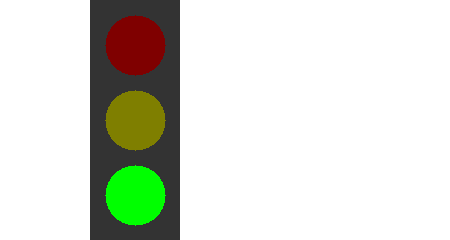
#> input picture Apoorva-CV-lecture-quizzes-python/simple_tl.png, 450 x 240 px
$ jupyter execute --allow-errors 'PS2 Scratch Pad.ipynb'   (shell and % lines are left out)
#> lines starting #> are read from the running program, lines starting #| are printed output that depends on the picture; after the words box and inside, x2 and y2 are one past the last pixel; in counts of white or black regions, pixels touching at a corner belong together
[cell 1]
import matplotlib.pyplot as plt
import cv2
import numpy as np

[cell 2]
img = cv2.imread('simple_tl.png')
#> img is the input picture: shape (240, 450, 3); mean B, G, R 210.2, 220.2, 216.8
plt.imshow(cv2.cvtColor(img, cv2.COLOR_BGR2RGB))
plt.show()

# [4 lines of commented-out code are left out]

[cell 3]
b_img, g_img, r_img = cv2.split(img)
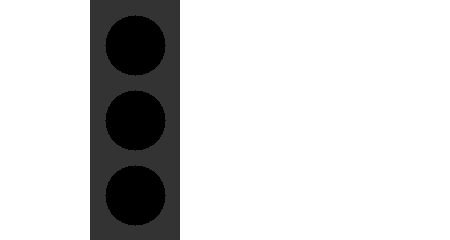
#> b_img: shape (240, 450); min 0, max 255, mean 210.2
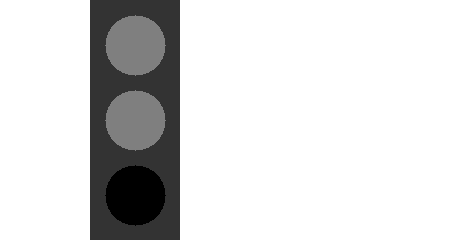
#> r_img: shape (240, 450); min 0, max 255, mean 216.8

plt.imshow(b_img, 'gray')
# plt.imshow(b_img)
plt.show()

plt.imshow(g_img, 'gray')
# plt.imshow(g_img)
plt.show()

plt.imshow(r_img, 'gray')
# plt.imshow(r_img)
plt.show()

[cell 4]
# [6 lines of commented-out code are left out]
g_img_blur = cv2.medianBlur(g_img,5)
circles = cv2.HoughCircles(g_img_blur, cv2.HOUGH_GRADIENT, 1, 1, param1=50, param2=1, minRadius=0,maxRadius=30)
#> circles = 1896 rows, first 8: [133.5, 44.5, 29.4], [133.5, 119.5, 29.4], [133.5, 194.5, 29.4], [134.5, 43.5, 29.4], [134.5, 118.5, 29.4], [134.5, 193.5, 29.4], [134.5, 46.5, 29.4], [134.5, 121.5, 29.4]
print(circles)
#> (printed output is left out)
print(circles.shape)
#| (1, 1896, 3)

[cell 5]
g_img_blur = cv2.medianBlur(g_img,5)
circles = cv2.HoughCircles(g_img_blur, cv2.HOUGH_GRADIENT, 1, 30, param1=50, param2=8, minRadius=0,maxRadius=30)
#> circles = [[133.5, 44.5, 29.4], [133.5, 119.5, 29.4], [133.5, 194.5, 29.4]]
print(circles)
#| [[[133.5  44.5  29.4]
#|   [133.5 119.5  29.4]
#|   [133.5 194.5  29.4]]]
print(circles.shape)
#| (1, 3, 3)

[cell 6]
img_gray = cv2.cvtColor(img, cv2.COLOR_BGR2GRAY)
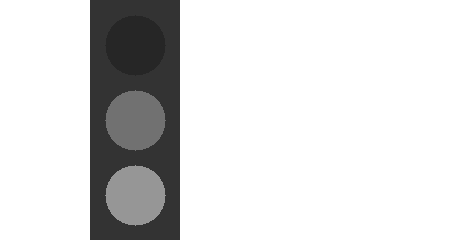
#> img_gray: shape (240, 450); min 38, max 255, mean 218.1
img_gray.shape
radius = 30
circles = cv2.HoughCircles(img_gray, cv2.HOUGH_GRADIENT, 1, 2*radius, param1=50, param2=8,
#                            minRadius=0,
                           maxRadius=35)
#> circles = [[135.5, 45.5, 30.8], [135.5, 120.5, 30.8], [135.5, 195.5, 30.8]]
print(circles)
#| [[[135.5  45.5  30.8]
#|   [135.5 120.5  30.8]
#|   [135.5 195.5  30.8]]]
print(circles.shape)
#| (1, 3, 3)

# HSV Detections

[cell 7]
# img = cv2.imread('simple_tl.png')
img = cv2.imread('scene_tl_1.png')
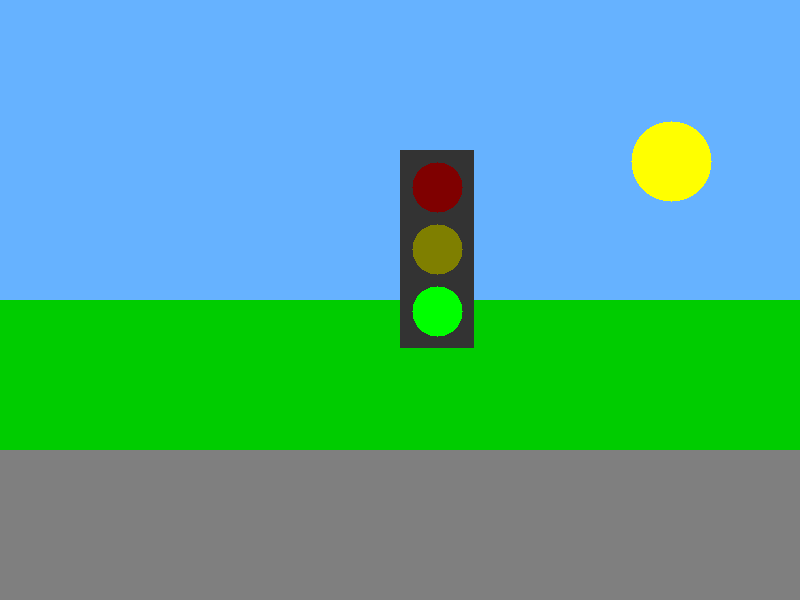
#> input picture Apoorva-CV-lecture-quizzes-python/scene_tl_1.png, 800 x 600 px
#> img is the input picture: shape (600, 800, 3); mean B, G, R 151.6, 169.4, 84
plt.imshow(img)
plt.show()
print(img.shape)
#| (600, 800, 3)
# [6 lines of commented-out code are left out]
img_hsv = cv2.cvtColor(img, cv2.COLOR_BGR2HSV)
#> img_hsv: shape (600, 800, 3); mean H, S, V 64.2, 139, 205.9
plt.imshow(img_hsv)
plt.show()

# [9 lines of commented-out code are left out]

[cell 8]
# img = cv2.imread('simple_tl.png')
img = cv2.imread('scene_tl_1.png')
img_gray = cv2.cvtColor(img, cv2.COLOR_BGR2GRAY)
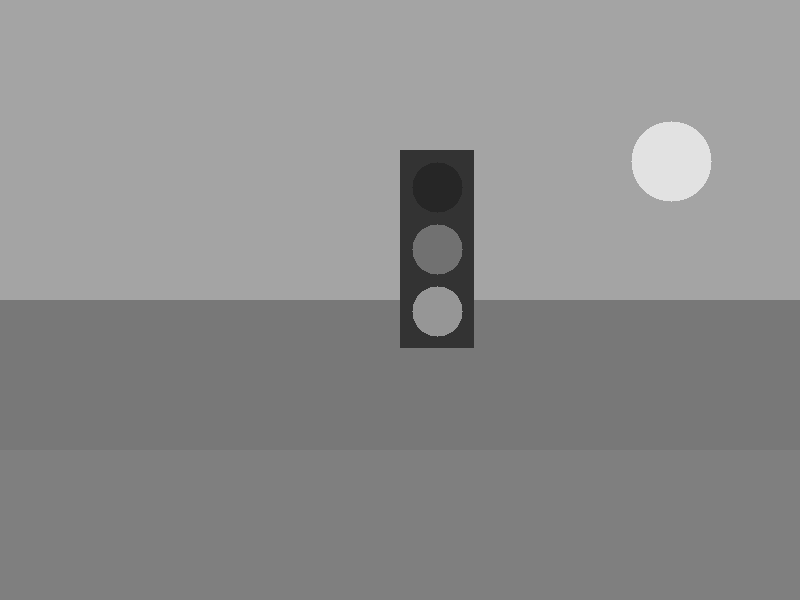
#> img_gray: shape (600, 800); min 38, max 226, mean 141.9
radius = 22
circles = cv2.HoughCircles(img_gray, cv2.HOUGH_GRADIENT, 1, 2*radius, param1=50, param2=8,
                           minRadius=radius, maxRadius=radius)
#> circles = [[434.5, 187.5, 23.4], [434.5, 249.5, 23.4], [434.5, 311.5, 23.4]]
print(circles)
#| [[[434.5 187.5  23.4]
#|   [434.5 249.5  23.4]
#|   [434.5 311.5  23.4]]]
print(circles.shape)
#| (1, 3, 3)

[cell 9]
circles = np.uint16(np.around(circles))
#> circles = [[434, 188, 23], [434, 250, 23], [434, 312, 23]]
# print("cirlces", circles)
# print(circles[0][0])
for i in circles[0,:]:
    # draw the outer circle
    cv2.circle(img,(i[0],i[1]),i[2],(0,255,0),2)
    # draw the center of the circle
    cv2.circle(img,(i[0],i[1]),2,(0,0,255),3)
    print("i: ", i)
#     print("shape", img.shape)
    print(img[i[1], i[0]])
    print(img_hsv[i[1], i[0]])
    print()
#> this loop made 3 passes
#| i:  [434 188  23]
#| [  0   0 255]
#| [  0 255 127]
#| i:  [434 250  23]
#| [  0   0 255]
#| [ 30 255 127]
#| i:  [434 312  23]
#| [  0   0 255]
#| [ 60 255 255]
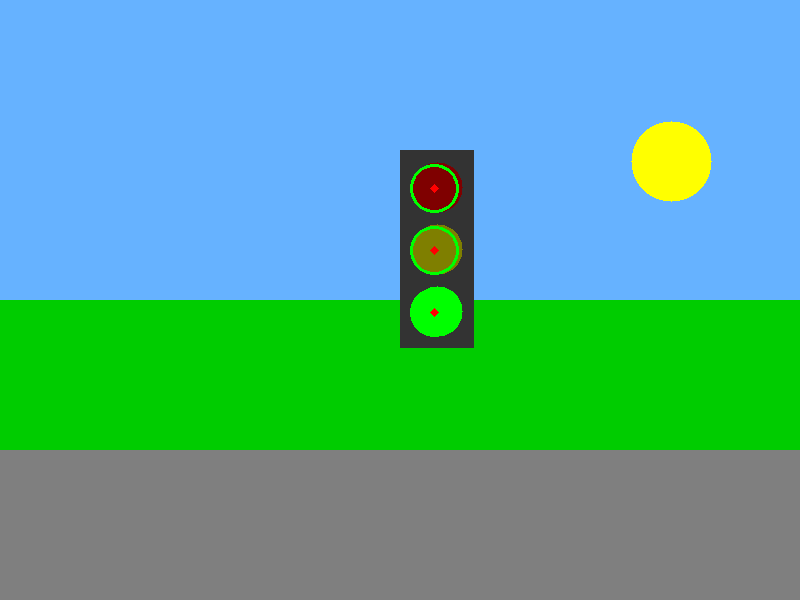
#> img: shape (600, 800, 3); 0.23% of pixels changed, all inside (x1, y1, x2, y2) = (410, 164, 459, 337)
plt.imshow(cv2.cvtColor(img, cv2.COLOR_BGR2RGB))

# [4 lines of commented-out code are left out]

[cell 10]
img = cv2.imread('simple_tl.png')
img_col = cv2.cvtColor(img, cv2.COLOR_BGR2RGB)
print(img_col.shape)
#| (240, 450, 3)
plt.imshow(img_col)
plt.show()

img_gray = cv2.cvtColor(img, cv2.COLOR_BGR2GRAY)
print(img_col.shape)
#| (240, 450, 3)
plt.imshow(img_gray, 'hsv')
plt.show()

[cell 11]
img = cv2.imread('scene_tl_1.png')
print(img.dtype)
#| uint8
fig, ax = plt.subplots()
img = cv2.GaussianBlur(img, (7,7), 0)

img_col = cv2.cvtColor(img, cv2.COLOR_BGR2RGB)
ax.imshow(img_col)
ax.axis('off')

plt.show()

img_gray = cv2.cvtColor(img, cv2.COLOR_BGR2HSV)
#> img_gray: shape (600, 800, 3); mean H, S, V 64.9, 139.4, 205.6
print(img.dtype)
#| uint8
b, g, r = cv2.split(img)
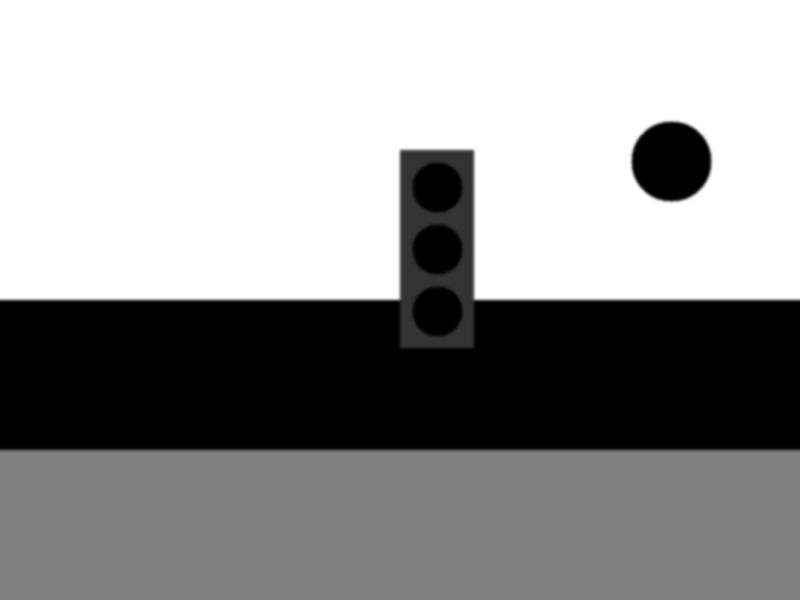
#> b: shape (600, 800); min 0, max 255, mean 151.6
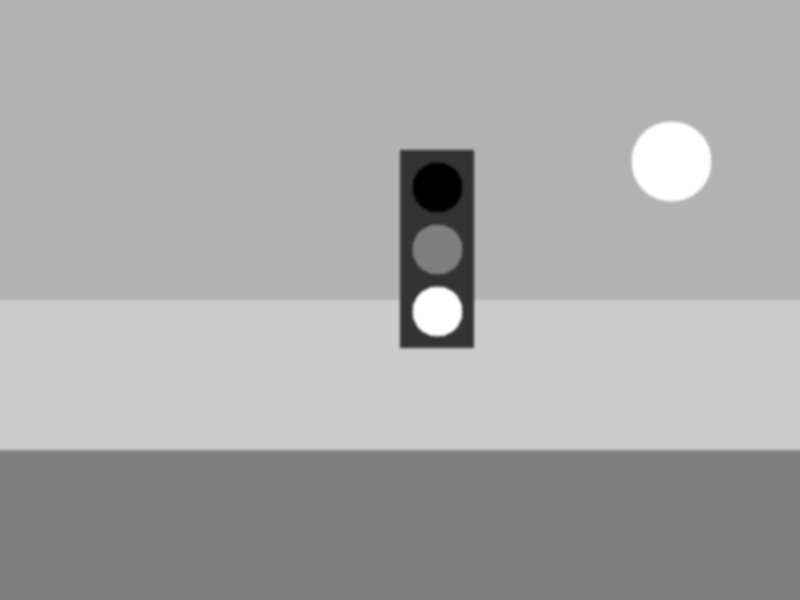
#> g: shape (600, 800); min 0, max 255, mean 169.4
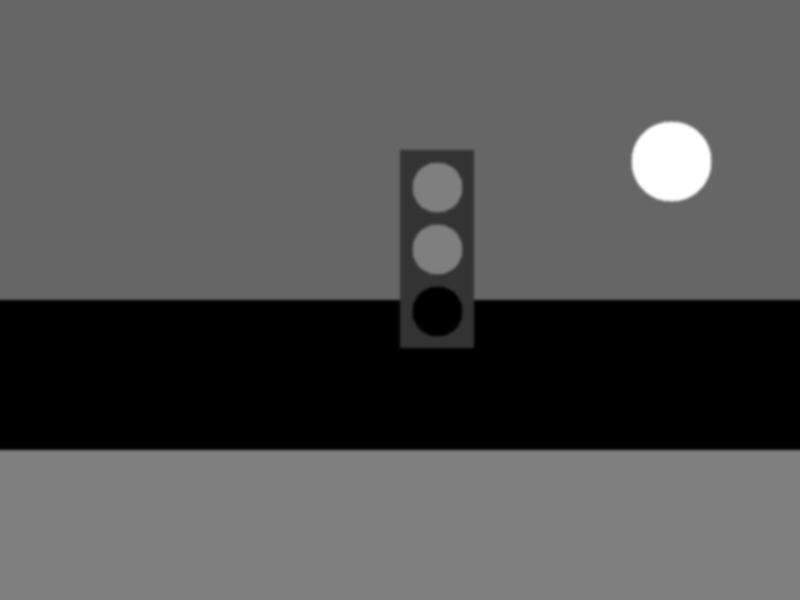
#> r: shape (600, 800); min 0, max 255, mean 84
plt.imshow(img_gray)
plt.axis('off')
plt.show()

[cell 12]
img_gray = cv2.cvtColor(img, cv2.COLOR_BGR2GRAY)
#> img_gray: shape (600, 800)
print(img_gray.shape)
#| (600, 800)
radius = 30
circles = cv2.HoughCircles(g, cv2.HOUGH_GRADIENT, 1, 2*radius, param1=50, param2=8, maxRadius=radius)
#> circles = [[437.5, 187.5, 24.6], [437.5, 249.5, 24.6], [437.5, 311.5, 24.6], [664.5, 170.5, 29.3]]
print(circles.shape)
#| (1, 4, 3)
circles = np.uint16(np.around(circles))
#> circles = [[438, 188, 25], [438, 250, 25], [438, 312, 25], [664, 170, 29]]
print(circles)
#| [[[438 188  25]
#|   [438 250  25]
#|   [438 312  25]
#|   [664 170  29]]]

[cell 13]
for i in circles[0,:]:
    # draw the outer circle
    cv2.circle(img,(i[0],i[1]),i[2],(0,255,0),2)
    # draw the center of the circle
    cv2.circle(img,(i[0],i[1]),2,(0,0,255),3)
#> this loop made 4 passes
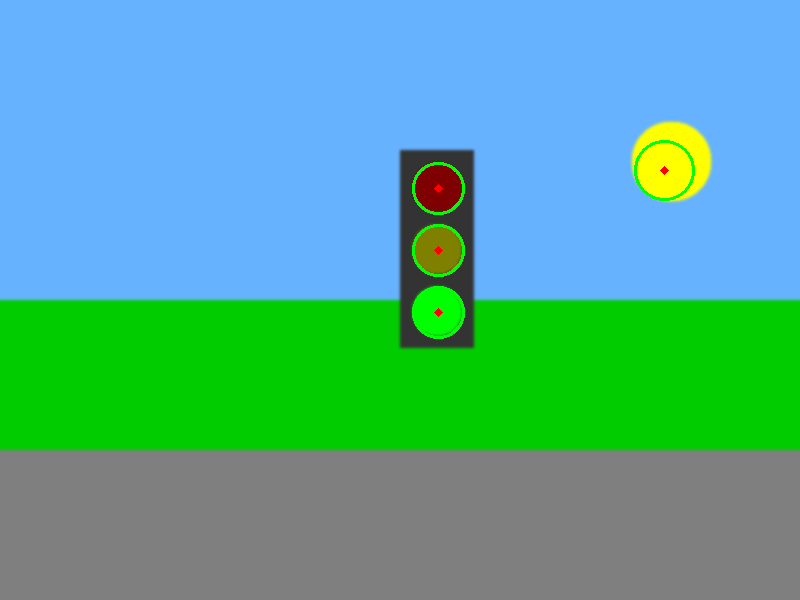
#> img: shape (600, 800, 3); mean B, G, R 151.5, 169.9, 83.5
# .imshow('detected circles',cimg)
plt.imshow(cv2.cvtColor(img, cv2.COLOR_BGR2RGB))
print(img.shape)
#| (600, 800, 3)

#> (the rest of this cell did not finish here and is left out)

[cell 14]
img_gray = cv2.cvtColor(img, cv2.COLOR_BGR2HSV)
#> img_gray: shape (600, 800, 3); mean H, S, V 65, 139.7, 206.1
